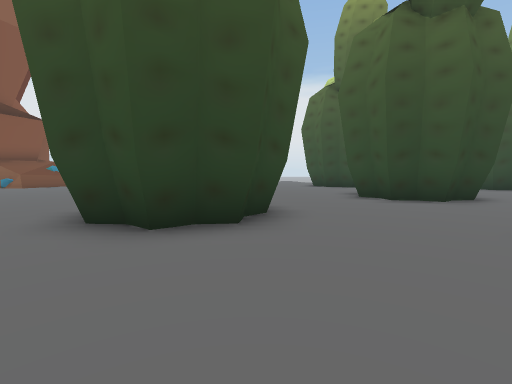
[1] (above)

19 first-person views from a walk through a Unity game level. The camera is 1.3 m above the floor, tilts 4° down and sees 85° across. The floor is counted in squares, 2 m on a side. Each view is taken from the middle of a square. On the plan, view 1 faces up. The plan holds only what a view shows up to about 9 squares ahead; the rest is blank. The place goes on beyond the plan. The player is left out.

[2]
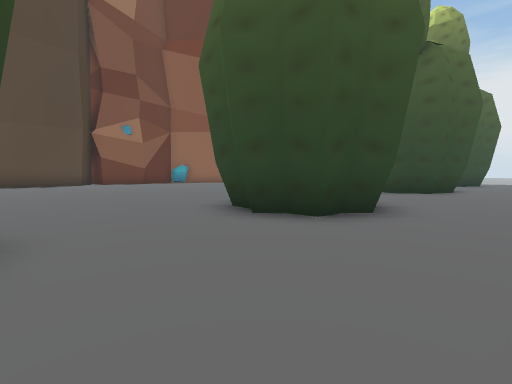

[3]
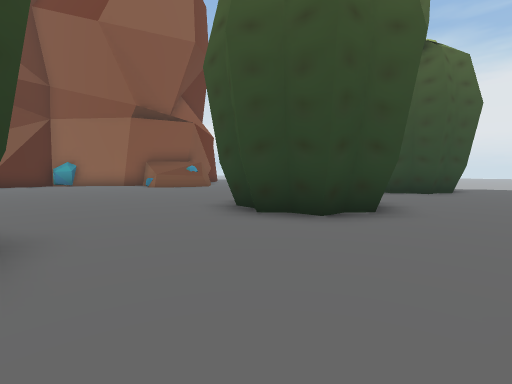

[4]
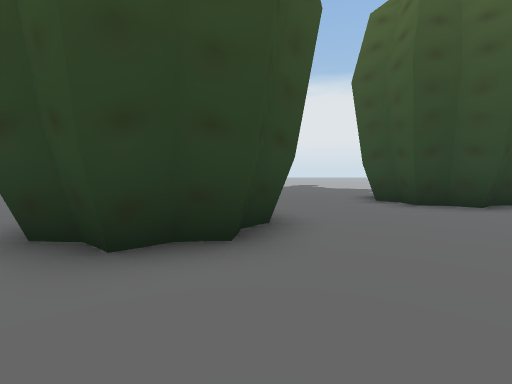

[5]
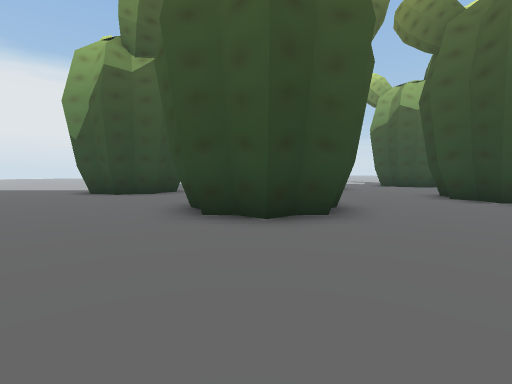

[6]
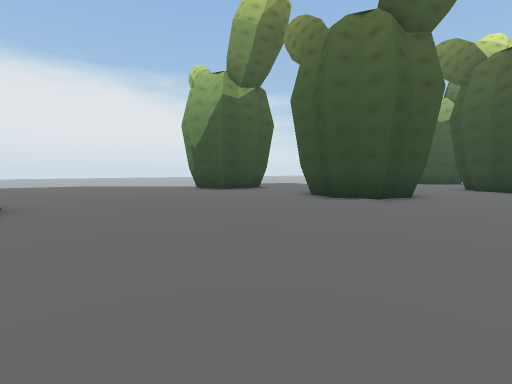

[7]
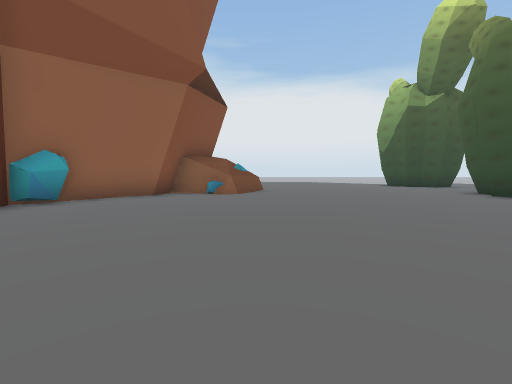

[8]
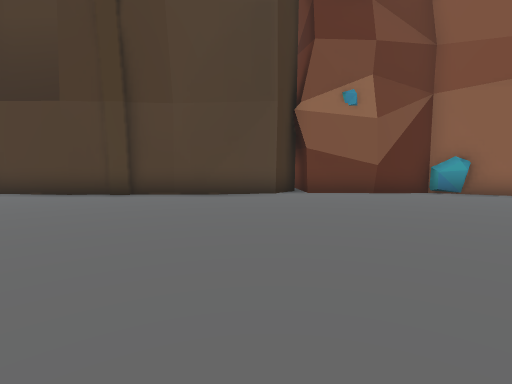

[9]
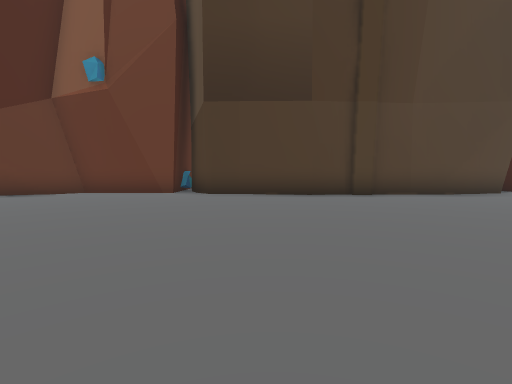

[10]
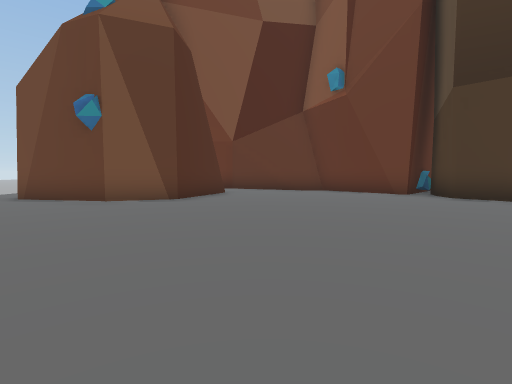

[11]
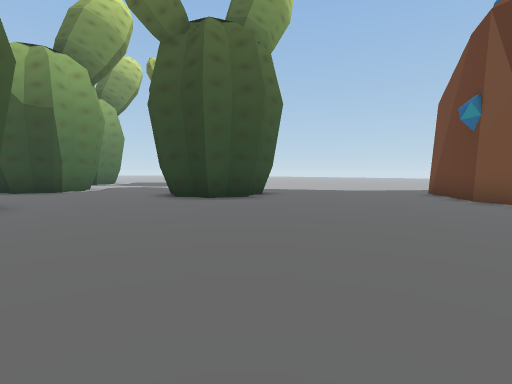

[12]
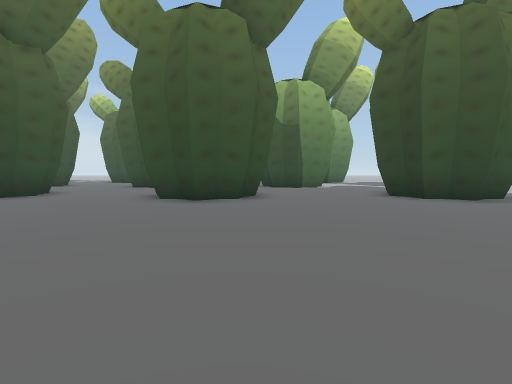

[13]
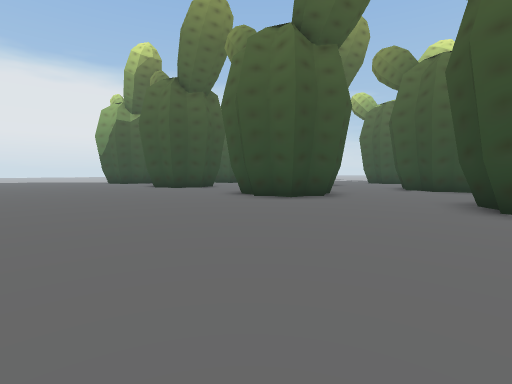

[14]
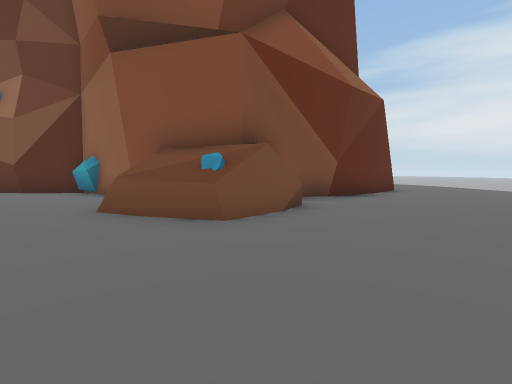

[15]
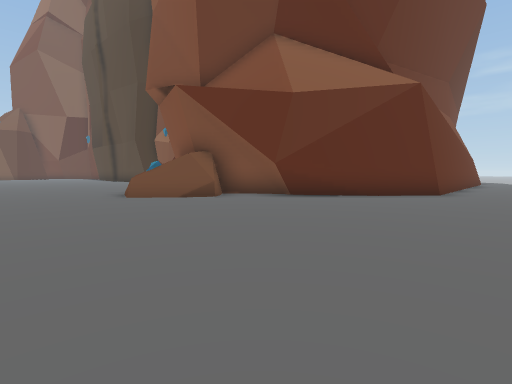

[16]
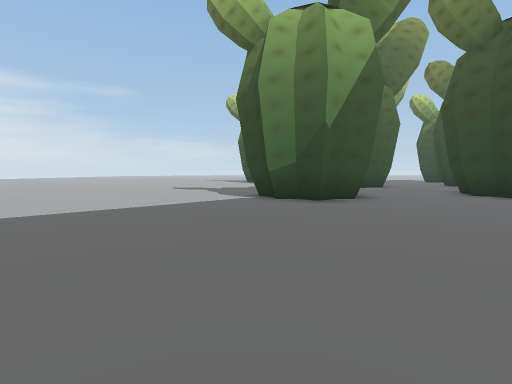

[17]
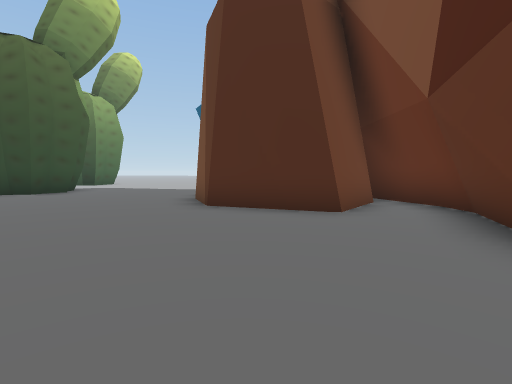

[18]
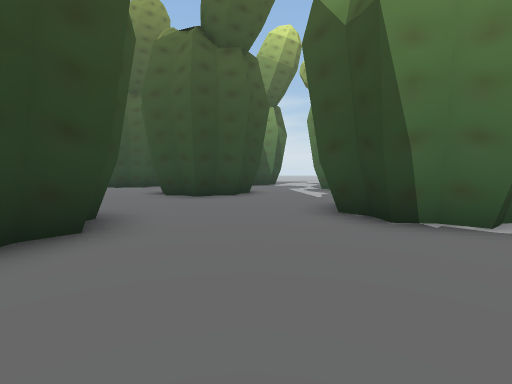

[19]
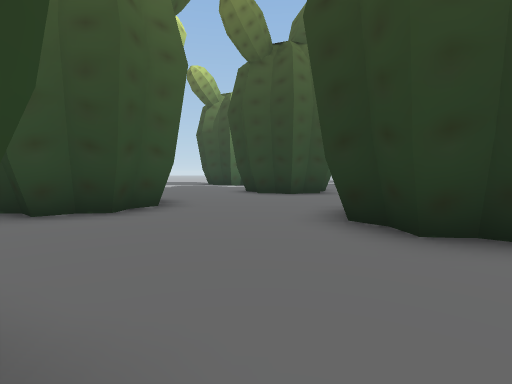

### Floor plan
Key: @ floor where view 1 was taken; # wall or solid block; . floor; ^ raised ledge.
Columns run from 15 left of view 1 to 6 right of it. Each row starts with its distance up from view 1.
 22           ......
 21 ................
 20 ................
 19 #...............
 18 ##............#..
 17  ##..........###.
 16   ##.........###...
 15    #..........#....
 14    ###............#
 13    ###^...........###
 12    ###.......##....#.
 11   ##.........###....
 10   #..........###....
  9  ##...........#....#
  8  #................## .
  7  #................###.
  6  #............#....#..
  5  #...........###......
  4  #...........###......
  3  #............#....#.
  2  #................##
  1  #................##
  0  #............#@..###.
 -1  ##..........## ......
 -2   #..........###......
 -3  ##..........##......
 -4  #................##
 -5  #................##
 -6 ##................##
 -7 ##...........###.
 -8  #...........#
 -9  #...........#
-10  #............
-11  ##..####....
-12   ##.#  #...
-13    #.#  ##.
-14    ###

Where each view was taken, in squares from view 1:
view 1: 0 up, 0 right, facing up
view 2: 0 up, 2 right, facing up-left
view 3: 6 up, 2 right, facing up-left
view 4: 7 up, 0 right, facing up
view 5: 7 up, 5 left, facing up-right
view 6: 7 up, 9 left, facing up-right
view 7: 3 up, 9 left, facing up
view 8: 3 up, 5 left, facing left
view 9: 4 down, 5 left, facing left
view 10: 4 down, 5 left, facing down-left
view 11: 3 down, 8 left, facing down-right
view 12: 3 down, 9 left, facing right
view 13: 1 down, 8 left, facing up-right
view 14: 14 up, 5 left, facing left
view 15: 21 up, 6 left, facing down-left
view 16: 18 up, 9 left, facing right
view 17: 7 down, 13 left, facing down-right
view 18: 6 down, 1 left, facing up-right
view 19: 9 up, 2 left, facing down-right
